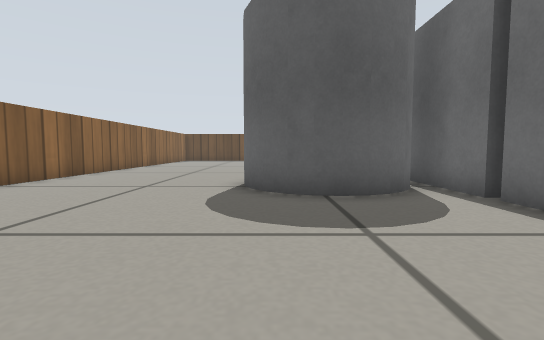
[1] (above)

24 first-person views from a walk through a world built for the Gazebo simulator. The camera is 0.22 m above the floor, tilts 4° down and sees 85° across. The floor is counted in squares, 0.25 m on a side. Each view is taken from the middle of a square. On the plan, view 1 faces up. The plan holds only what a view shows up to about 11 squares ahead; the rest is blank. Simple patterns stand in for the simulator's built-in surfaces.

[2]
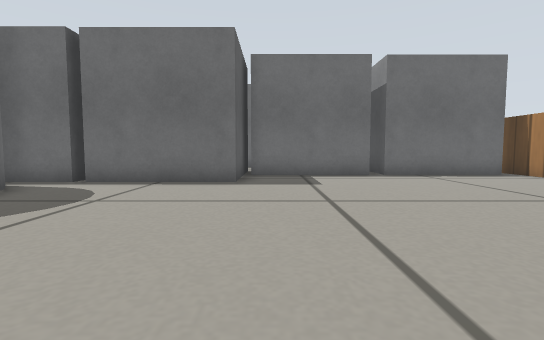

[3]
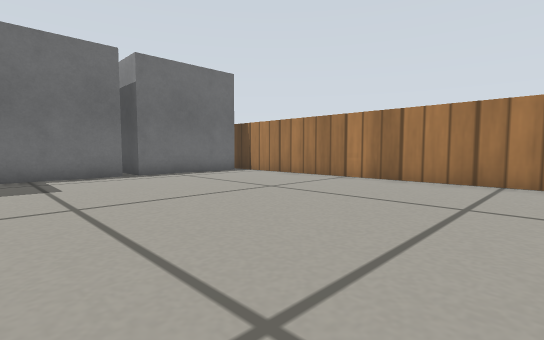

[4]
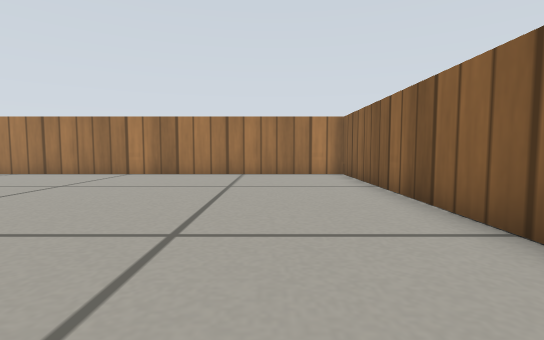

[5]
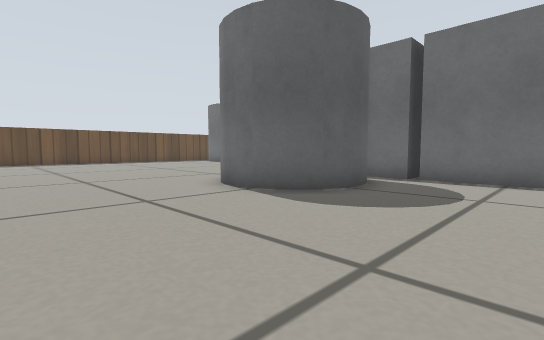

[6]
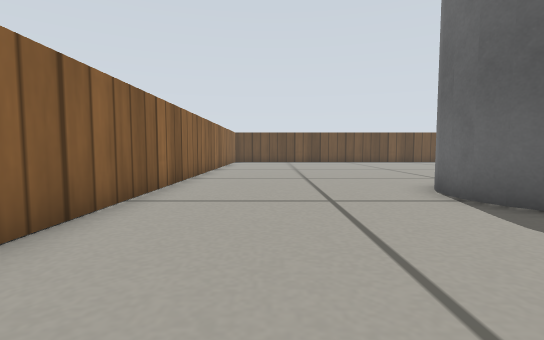

[7]
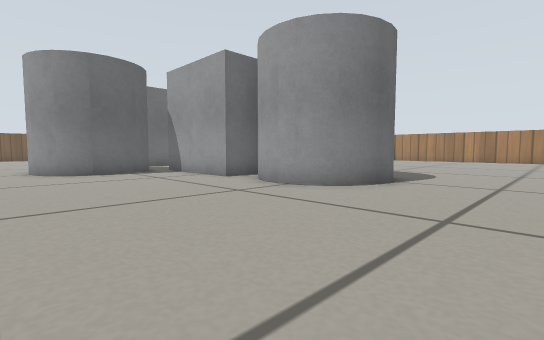

[8]
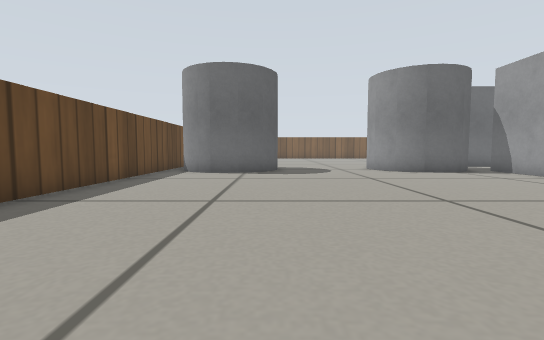

[9]
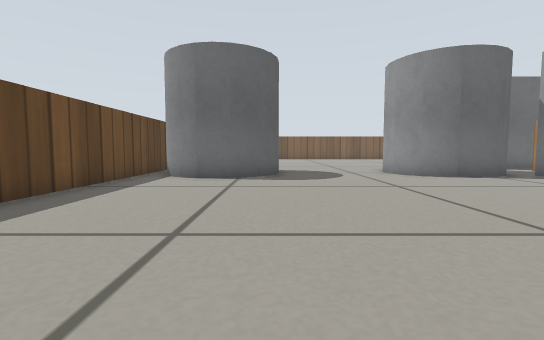

[10]
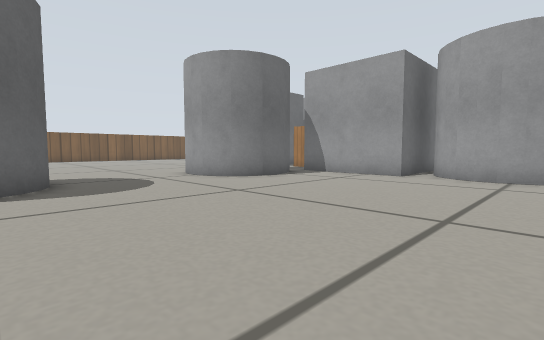

[11]
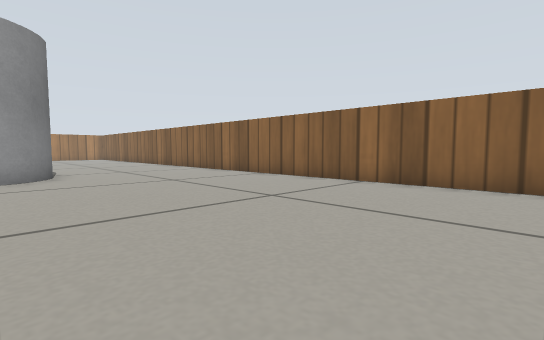

[12]
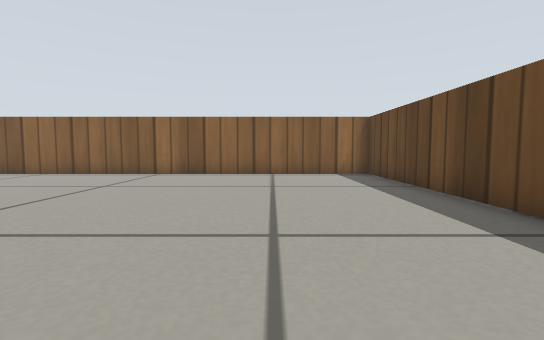

[13]
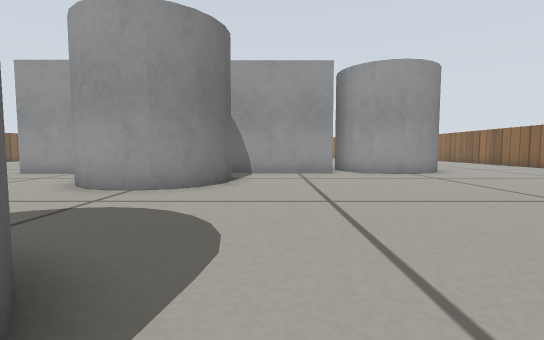

[14]
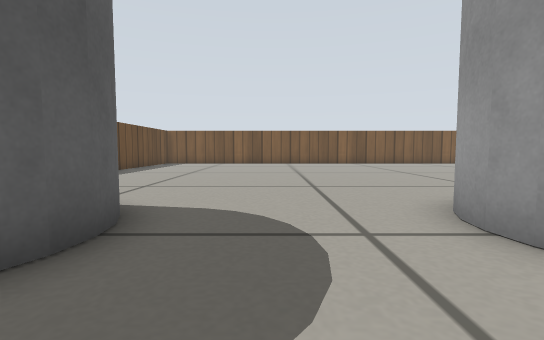

[15]
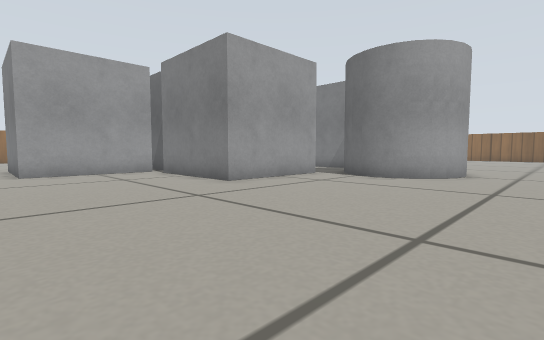

[16]
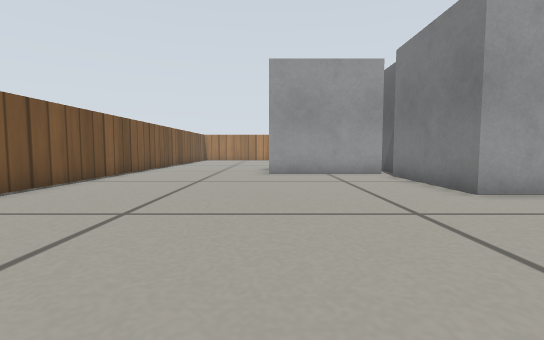

[17]
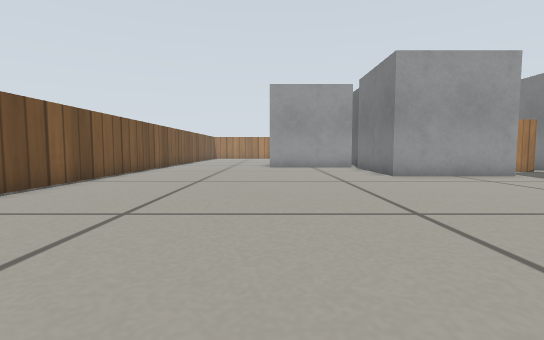

[18]
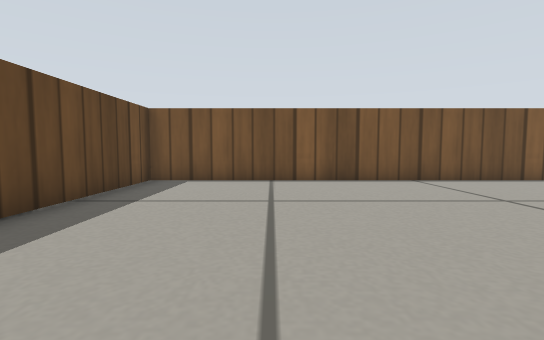

[19]
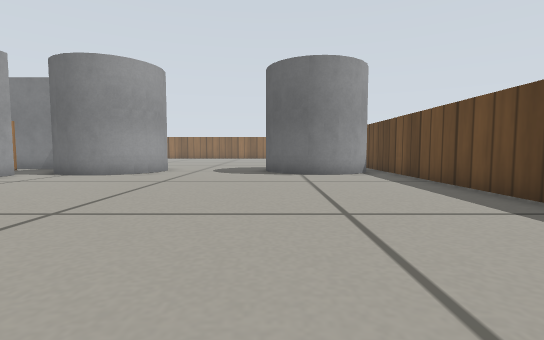

[20]
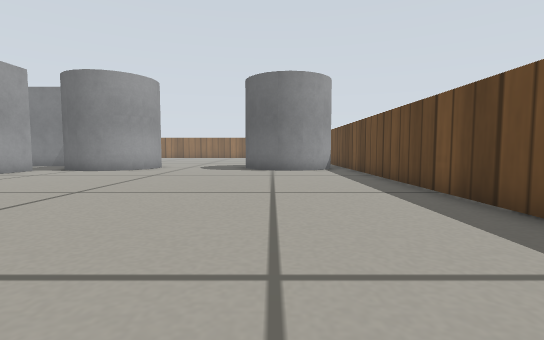

[21]
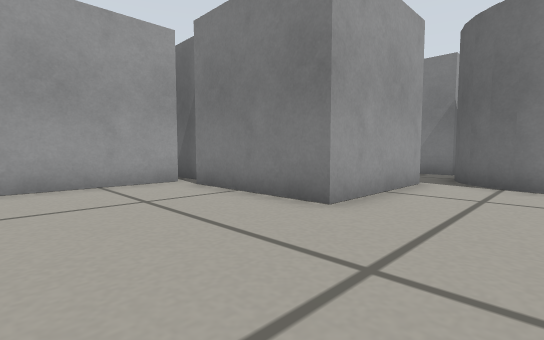

[22]
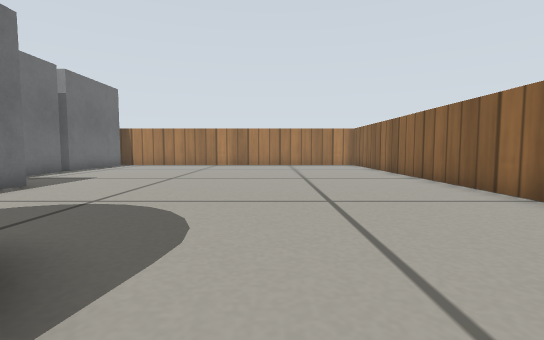

[23]
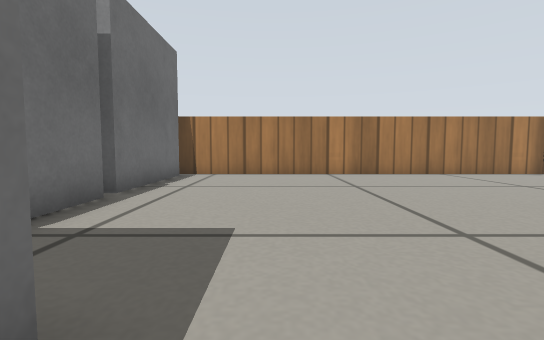

[24]
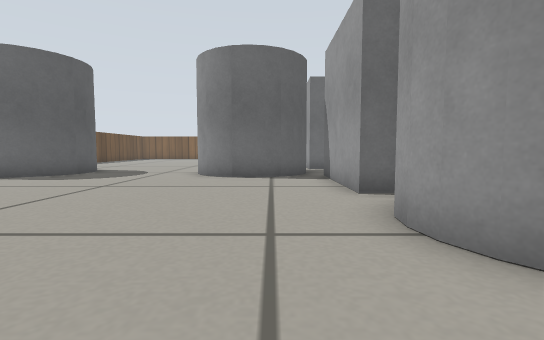

### Floor plan
Key: @ floor where view 1 was taken; # wall or solid block; . floor; B grey box; C grey cylinder.
Columns run from 6 left of view 1 to 24 right of it. Each row starts with its distance up from view 1.
 23       #               #  #
 22 ##############CC###############
 21 #............CC CC............#
 20 #............C   C............#
 19 #............CC CC............#
 18 #.............CCC.............#
 17 #.............................#
 16 #.............................#
 15 #.............................#
 14 #..............CC.............#
 13 #............CCCCC............#
 12 #............C   C............#
 11 #............CC  C............#
 10 #.............CCC.............#
  9 #.....CCCCBBBBB..BBBBB........#
  8 #....CC  CB   B      B........#
  7 #....CC   B          B........#
  6 #.....CCCCB          B........#
  5 #.........BB         B........#
  4 #.........B         BBBBBB....#
  3 #.........B         B    B
  2 #.........B              B
  1 #.........BBB            B
  0 #.....@.....B
 -1 #...........B
 -2 #...........B
 -3 #...........B
 -4 #...........BBB
 -5 #...........B
 -6  ...........B
 -7  ...........B
 -8 ############BB
 -9 #############

Positions as (right, up) in squares from view 1, and headings:
1: (0, 0), facing up
2: (-4, 0), facing right
3: (-4, 0), facing down-right
4: (-4, 2), facing down
5: (-5, 2), facing up-right
6: (-4, 2), facing up
7: (-4, 15), facing down-right
8: (-4, 18), facing right
9: (-2, 18), facing right
10: (0, 19), facing down-right
11: (1, 19), facing down-left
12: (4, 19), facing left
13: (6, 20), facing down
14: (6, 16), facing right
15: (20, 16), facing down-left
16: (19, 15), facing down
17: (19, 19), facing down
18: (16, 19), facing right
19: (21, 18), facing left
20: (23, 19), facing left
21: (19, 12), facing down-left
22: (-2, 8), facing down
23: (3, 2), facing down
24: (-2, 11), facing right
